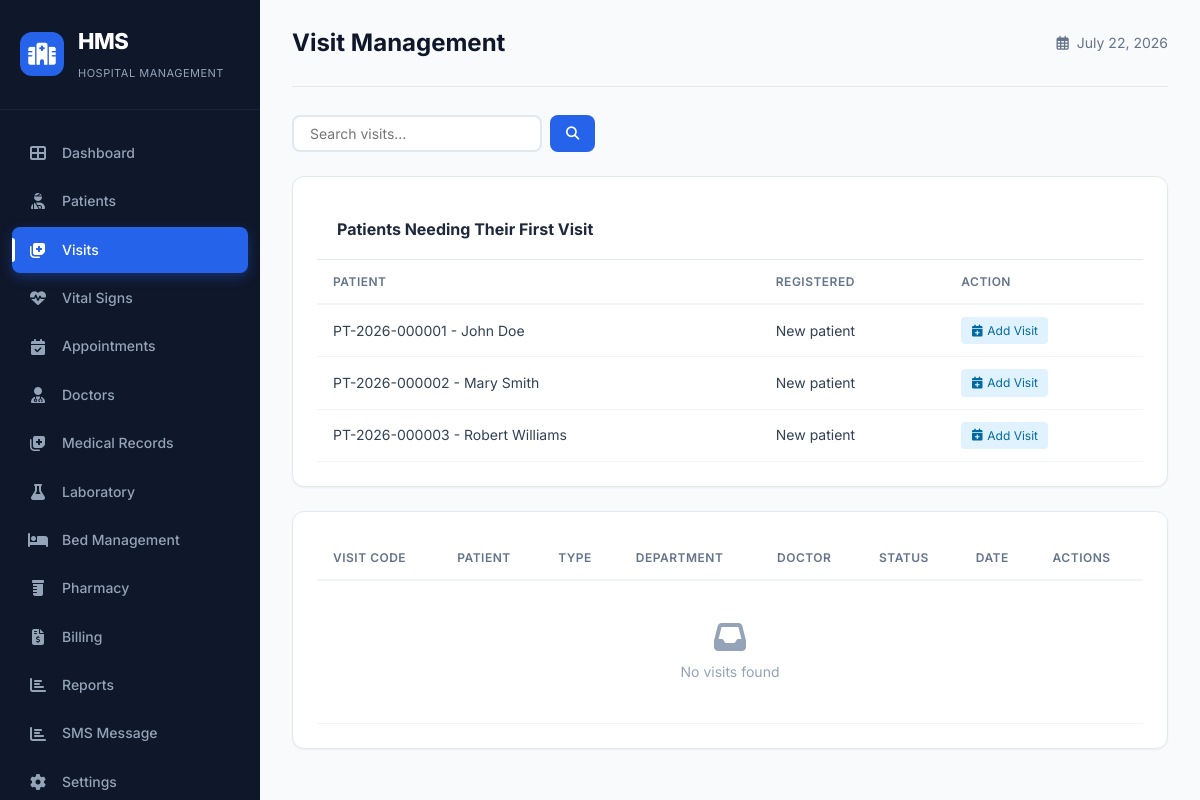
The page /visits.php (signed in) on the database its author committed.
### tables this page shows
CREATE TABLE `patients` (
  `patient_id` int(10) UNSIGNED NOT NULL,
  `patient_code` varchar(20) NOT NULL,
  `first_name` varchar(60) NOT NULL,
  `last_name` varchar(60) NOT NULL,
  `date_of_birth` date DEFAULT NULL,
  `gender_id` int(10) UNSIGNED DEFAULT NULL,
  `phone` varchar(20) DEFAULT NULL,
  `email` varchar(120) DEFAULT NULL,
  `address` varchar(255) DEFAULT NULL,
  `national_id` varchar(40) DEFAULT NULL,
  `blood_group` varchar(5) DEFAULT NULL,
  `emergency_contact_name` varchar(100) DEFAULT NULL,
  `emergency_contact_phone` varchar(20) DEFAULT NULL,
  `allergies` text DEFAULT NULL,
  `registered_at` datetime NOT NULL DEFAULT current_timestamp(),
  `is_active` tinyint(1) NOT NULL DEFAULT 1,
  `primary_doctor_id` int(10) UNSIGNED DEFAULT NULL
);

### visits.php (the view, shortened to what this page needs)
<?php
require_once 'config/database.php';
require_once 'includes/functions.php';
$patients = $conn->query("SELECT patient_id, patient_code, first_name, last_name FROM patients WHERE is_active = 1 ORDER BY first_name")->fetch_all(MYSQLI_ASSOC);
$searchTerm = isset($_GET['search']) ? sanitizeInput($_GET['search']) : '';
if ($searchTerm) {
    $query = "SELECT v.*,
              p.first_name, p.last_name, p.patient_code,
              vt.name as visit_type, vs.name as visit_status,
              d.name as department,
              CONCAT(s.first_name, ' ', s.last_name) as doctor_name
              FROM visits v
              JOIN patients p ON v.patient_id = p.patient_id
              JOIN lookup_visit_types vt ON v.visit_type_id = vt.visit_type_id
              JOIN lookup_visit_statuses vs ON v.visit_status_id = vs.visit_status_id
              JOIN lookup_departments d ON v.department_id = d.department_id
              LEFT JOIN staff s ON v.attending_doctor_id = s.staff_id
              WHERE p.first_name LIKE ? OR p.last_name LIKE ? OR v.visit_code LIKE ?
              ORDER BY v.admitted_at DESC";
    $searchTermLike = "%{$searchTerm}%";
    $stmt = $conn->prepare($query);
    $stmt->bind_param('sss', $searchTermLike, $searchTermLike, $searchTermLike);
    $stmt->execute();
    $visits = $stmt->get_result()->fetch_all(MYSQLI_ASSOC);
} else {
    $query = "SELECT v.*,
              p.first_name, p.last_name, p.patient_code,
              vt.name as visit_type, vs.name as visit_status,
              d.name as department,
              CONCAT(s.first_name, ' ', s.last_name) as doctor_name
              FROM visits v
              JOIN patients p ON v.patient_id = p.patient_id
              JOIN lookup_visit_types vt ON v.visit_type_id = vt.visit_type_id
              JOIN lookup_visit_statuses vs ON v.visit_status_id = vs.visit_status_id
              JOIN lookup_departments d ON v.department_id = d.department_id
              LEFT JOIN staff s ON v.attending_doctor_id = s.staff_id
              ORDER BY v.admitted_at DESC
              LIMIT 50";
    $visits = $conn->query($query)->fetch_all(MYSQLI_ASSOC);
}
$patientsWithoutVisits = $conn->query("SELECT p.patient_id, p.patient_code, p.first_name, p.last_name
    FROM patients p
    LEFT JOIN visits v ON v.patient_id = p.patient_id
    WHERE p.is_active = 1 AND v.visit_id IS NULL
    ORDER BY p.registered_at DESC")->fetch_all(MYSQLI_ASSOC);
?>
<!DOCTYPE html>
<html lang="en">
<head>
    <link rel="stylesheet" href="assets/css/style.css">
    <link rel="stylesheet" href="https://cdnjs.cloudflare.com/ajax/libs/font-awesome/6.4.0/css/all.min.css">
</head>
<body>
    <div class="dashboard-container">
<?php include 'includes/sidebar.php'; ?>
        <main class="main-content">
            <header class="top-bar">
                <div class="top-bar-left">
                    <h1>Visit Management</h1>
                </div>
                <div class="top-bar-right">
                    <div class="date-display">
                        <i class="far fa-calendar-alt"></i>
                        <span><?php echo date('F j, Y'); ?></span>
                    </div>
                </div>
            </header>
            <div style="display: flex; justify-content: space-between; align-items: center; margin-bottom: 24px; flex-wrap: wrap; gap: 12px;">
                <div class="search-box-visits">
                    <form method="GET" action="" style="display: flex; gap: 8px;">
                        <input type="text" name="search" placeholder="Search visits..." value="<?php echo htmlspecialchars($searchTerm); ?>">
                        <button type="submit" style="padding: 8px 16px; background: #2563eb; color: #fff; border: none; border-radius: 8px; cursor: pointer;">
                            <i class="fas fa-search"></i>
                        </button>
                    </form>
                </div>
            </div>
            <?php if (!empty($patientsWithoutVisits)): ?>
            <div class="table-card" style="margin-bottom: 24px;">
                <div style="padding: 16px 20px; border-bottom: 1px solid #e2e8f0;">
                    <strong>Patients Needing Their First Visit</strong>
                </div>
                <div class="table-responsive">
                    <table class="recent-table">
                        <thead><tr><th>Patient</th><th>Registered</th><th>Action</th></tr></thead>
                        <tbody>
                        <?php foreach ($patientsWithoutVisits as $newPatient): ?>
                            <tr>
                                <td><?php echo htmlspecialchars($newPatient['patient_code'] . ' - ' . $newPatient['first_name'] . ' ' . $newPatient['last_name']); ?></td>
                                <td>New patient</td>
                                <td><a href="visits.php?action=create&patient_id=<?php echo $newPatient['patient_id']; ?>" class="btn-create-action"><i class="fas fa-calendar-plus"></i> Add Visit</a></td>
                            </tr>
                        <?php endforeach; ?>
                        </tbody>
                    </table>
                </div>
            </div>
            <?php endif; ?>
            <div class="table-card">
                <div class="table-responsive">
                    <table class="recent-table">
                        <thead>
                            <tr>
                                <th>Visit Code</th>
                                <th>Patient</th>
                                <th>Type</th>
                                <th>Department</th>
                                <th>Doctor</th>
                                <th>Status</th>
                                <th>Date</th>
                                <th>Actions</th>
                            </tr>
                        </thead>
                        <tbody>
                            <?php if (empty($visits)): ?>
                                <tr>
                                    <td colspan="8" style="text-align: center; color: #94a3b8; padding: 40px;">
                                        <i class="fas fa-inbox" style="font-size: 32px; display: block; margin-bottom: 8px;"></i>
                                        No visits found
                                    </td>
                                </tr>
                            <?php endif; ?>
                        </tbody>
                    </table>
                </div>
            </div>
        </main>
    </div>
</body>
</html>

### assets/css/style.css (style rules this page uses)
.btn-create-action { display: inline-flex; align-items: center; gap: 4px; padding: 4px 10px; border-radius: 4px; background: #e0f2fe; color: #0369a1; font-size: 12px; text-decoration: none; white-space: nowrap; }
:root { --primary: #2563eb; --primary-dark: #1d4ed8; --primary-light: #60a5fa; --secondary: #8b5cf6; --success: #22c55e; --warning: #f59e0b; --danger: #ef4444; --info: #3b82f6; --gray-50: #f8fafc; --gray-100: #f1f5f9; --gray-200: #e2e8f0; --gray-300: #cbd5e1; --gray-400: #94a3b8; --gray-500: #64748b; --gray-600: #475569; --gray-700: #334155; --gray-800: #1e293b; --gray-900: #0f172a; --sidebar-width: 260px; --topbar-height: 70px; --shadow-sm: 0 1px 2px 0 rgb(0 0 0 / 0.05); --shadow: 0 1px 3px 0 rgb(0 0 0 / 0.1), 0 1px 2px -1px rgb(0 0 0 / 0.1); --shadow-md: 0 4px 6px -1px rgb(0 0 0 / 0.1), 0 2px 4px -2px rgb(0 0 0 / 0.1); --shadow-lg: 0 10px 15px -3px rgb(0 0 0 / 0.1), 0 4px 6px -4px rgb(0 0 0 / 0.1); --shadow-xl: 0 20px 25px -5px rgb(0 0 0 / 0.1), 0 8px 10px -6px rgb(0 0 0 / 0.1); --radius: 12px; --radius-sm: 8px; --radius-full: 9999px; --transition: all 0.3s cubic-bezier(0.4, 0, 0.2, 1); }
* { margin: 0; padding: 0; box-sizing: border-box; }
body { font-family: 'Inter', -apple-system, BlinkMacSystemFont, sans-serif; background: var(--gray-50); color: var(--gray-800); line-height: 1.6; overflow-x: hidden; }
.main-content { margin-left: var(--sidebar-width); padding: 24px 32px; min-height: 100vh; }
.top-bar { display: flex; justify-content: space-between; align-items: center; padding-bottom: 24px; border-bottom: 1px solid var(--gray-200); margin-bottom: 28px; }
.top-bar-left { display: flex; align-items: center; gap: 16px; }
.top-bar-left h1 { font-size: 24px; font-weight: 700; color: var(--gray-900); }
.top-bar-right { display: flex; align-items: center; gap: 20px; }
.date-display { display: flex; align-items: center; gap: 8px; color: var(--gray-500); font-size: 14px; }
.chart-card, .table-card { background: #fff; border-radius: var(--radius); border: 1px solid var(--gray-200); padding: 24px; box-shadow: var(--shadow-sm); }
.table-responsive { overflow-x: auto; }
.recent-table { width: 100%; border-collapse: collapse; font-size: 14px; }
.recent-table thead th { text-align: left; padding: 12px 16px; font-weight: 600; color: var(--gray-500); font-size: 12px; text-transform: uppercase; letter-spacing: 0.5px; border-bottom: 2px solid var(--gray-100); }
.recent-table tbody td { padding: 12px 16px; border-bottom: 1px solid var(--gray-100); color: var(--gray-700); }
.stat-card, .chart-card, .table-card, .alert-card { animation: fadeInUp 0.6s ease forwards; }

### rows shown on the page
patients: patient_code+first_name+last_name "PT-2026-000001 - John Doe"
patients: patient_code+first_name+last_name "PT-2026-000002 - Mary Smith"
patients: patient_code+first_name+last_name "PT-2026-000003 - Robert Williams"
